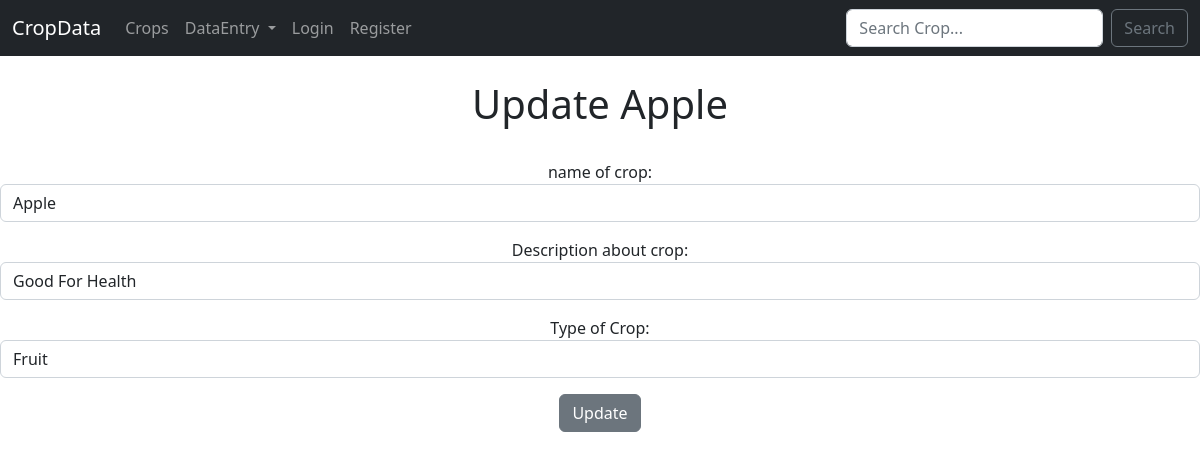
/update_crop/7, run on the app's committed database.
### api/models.py (models this page shows, shortened)
class Crops(models.Model):
    name=models.CharField('Name',max_length=100)
    desc = models.TextField(blank=True)
    type=models.CharField('Type',max_length=50)
    user=models.IntegerField("Created By",blank=False,default=1)

### api/views.py (the view)
# urls.py: path('update_crop/<id>', views.updatecrop, name='updatecrop'),
def updatecrop(request,id):
    update = Crops.objects.get(pk=id)
    form = CropForm(request.POST or None,instance=update)
    if form.is_valid():
        form.save()
        return redirect('listcrop')
    return render(request, 'api/update_crop.html', {'update': update,'form':form})

### api/forms.py
class CropForm(ModelForm):
    class Meta:
        model=Crops
        fields = ('name', 'desc' ,'type')
        labels={
            'name':'name of crop',
            'desc':'Description about crop',
            'type':'Type of Crop',
        }
        widgets={
            'name':forms.TextInput(attrs={'class':'form-control','placeholder':'Mango'}),
            'desc': forms.TextInput(attrs={'class': 'form-control', 'placeholder': 'Info About Mango'}),
            'type': forms.TextInput(attrs={'class': 'form-control', 'placeholder': 'Fruit'})
        }

### api/templates/api/update_crop.html (shortened to what this page needs)
{%extends 'api/base.html'%}
{% block content%}
    <center>
      <h1>Update {{update.name}}</h1>
        <br/>
        <form action="" method=POST>
          {{form.as_p}}
          <input type="submit" value="Update" class="btn btn-secondary">
        </form>
    </center>
{% endblock%}

### data on the page
Crops: name "Apple", desc "Good For Health", type "Fruit"
